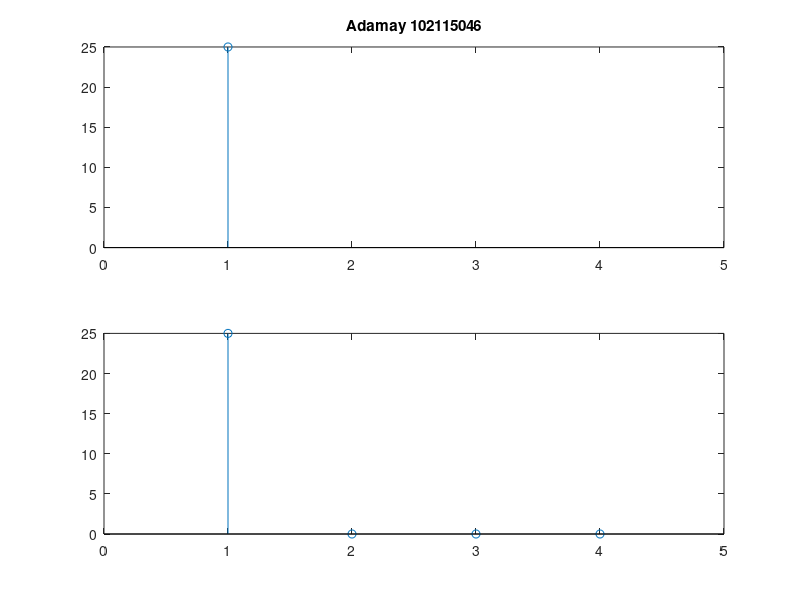

The MATLAB script that drew this image:
clc
clear all;
%  [1; 2; 3; 4];[2 4 6 8]
xz = input("Enter X:");
hz = input("Enter H:");
hz=hz'
N=length(xz);
A=[xz zeros(N,N-1)];
A

a=length(hz)
if (a>N)
    xz=[xz zeros(1,(N-a))]
else
    hz=[hz zeros(1,(a-N))]
end

for i = 1:N-1
    
    y=A(:,i);
    A(:,i+1)= circshift(y,1);
    
end
A
A*hz
figure

subplot(2,1,1)

stem(A*hz)
xlim([0 5])
title('Adamay 102115046')
subplot(2,1,2)
stem(cconv(xz,hz,4))
xlim([0 5])
